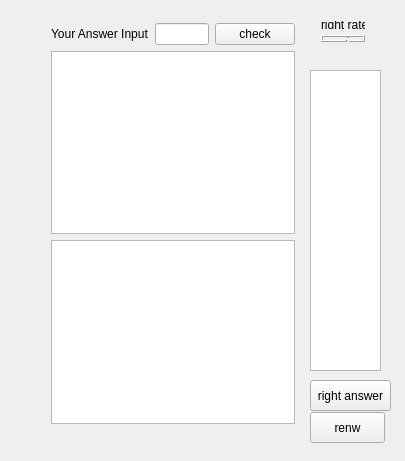
<?xml version="1.0" encoding="UTF-8"?>
<ui version="4.0">
 <class>FrenchTry</class>
 <widget class="QWidget" name="FrenchTry">
  <property name="geometry">
   <rect>
    <x>0</x>
    <y>0</y>
    <width>405</width>
    <height>461</height>
   </rect>
  </property>
  <property name="windowTitle">
   <string>FrenchTry</string>
  </property>
  <widget class="QTextBrowser" name="textBrowser">
   <property name="geometry">
    <rect>
     <x>310</x>
     <y>70</y>
     <width>71</width>
     <height>301</height>
    </rect>
   </property>
   <property name="html">
    <string>&lt;!DOCTYPE HTML PUBLIC &quot;-//W3C//DTD HTML 4.0//EN&quot; &quot;http://www.w3.org/TR/REC-html40/strict.dtd&quot;&gt;
&lt;html&gt;&lt;head&gt;&lt;meta name=&quot;qrichtext&quot; content=&quot;1&quot; /&gt;&lt;style type=&quot;text/css&quot;&gt;
p, li { white-space: pre-wrap; }
&lt;/style&gt;&lt;/head&gt;&lt;body style=&quot; font-family:'SimSun'; font-size:9pt; font-weight:400; font-style:normal;&quot;&gt;
&lt;p style=&quot;-qt-paragraph-type:empty; margin-top:0px; margin-bottom:0px; margin-left:0px; margin-right:0px; -qt-block-indent:0; text-indent:0px;&quot;&gt;&lt;/p&gt;&lt;/body&gt;&lt;/html&gt;</string>
   </property>
  </widget>
  <widget class="QPushButton" name="pushButton">
   <property name="geometry">
    <rect>
     <x>310</x>
     <y>380</y>
     <width>81</width>
     <height>31</height>
    </rect>
   </property>
   <property name="text">
    <string>right answer</string>
   </property>
  </widget>
  <widget class="QPushButton" name="renewButton">
   <property name="geometry">
    <rect>
     <x>310</x>
     <y>412</y>
     <width>75</width>
     <height>31</height>
    </rect>
   </property>
   <property name="text">
    <string>renw</string>
   </property>
  </widget>
  <widget class="QWidget" name="">
   <property name="geometry">
    <rect>
     <x>40</x>
     <y>12</y>
     <width>266</width>
     <height>423</height>
    </rect>
   </property>
   <layout class="QVBoxLayout" name="verticalLayout">
    <item>
     <layout class="QHBoxLayout" name="horizontalLayout">
      <item>
       <widget class="QLabel" name="label">
        <property name="text">
         <string>Your Answer Input</string>
        </property>
       </widget>
      </item>
      <item>
       <widget class="QLineEdit" name="lineEdit"/>
      </item>
      <item>
       <widget class="QPushButton" name="checkButton">
        <property name="text">
         <string>check</string>
        </property>
       </widget>
      </item>
     </layout>
    </item>
    <item>
     <widget class="QTextEdit" name="textEdit"/>
    </item>
    <item>
     <widget class="QTextEdit" name="textEdit_2"/>
    </item>
   </layout>
  </widget>
  <widget class="QWidget" name="">
   <property name="geometry">
    <rect>
     <x>310</x>
     <y>10</y>
     <width>66</width>
     <height>43</height>
    </rect>
   </property>
   <layout class="QVBoxLayout" name="verticalLayout_2">
    <item>
     <widget class="QLabel" name="label_2">
      <property name="text">
       <string>right rate</string>
      </property>
     </widget>
    </item>
    <item>
     <widget class="QLCDNumber" name="lcdNumber"/>
    </item>
   </layout>
  </widget>
 </widget>
 <layoutdefault spacing="6" margin="11"/>
 <resources/>
 <connections/>
</ui>
